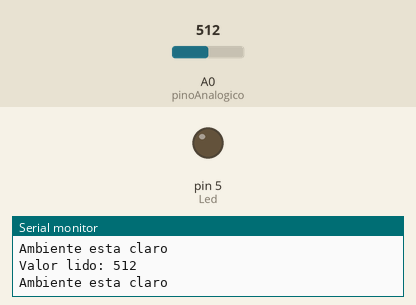
Simulated run of this sketch. Board: Arduino Uno, built with avr-gcc and run on an emulated ATmega328P. On the bench: output pins drawn as LEDs (lit = HIGH), the last lines printed to the serial monitor. The test bench sets the inputs (shaded band); at power-on: A0 (pinoAnalogico) = 512.

Above: at 2.8 s.
2.9 s: A0 (pinoAnalogico) set to 502
At 5.2 s:
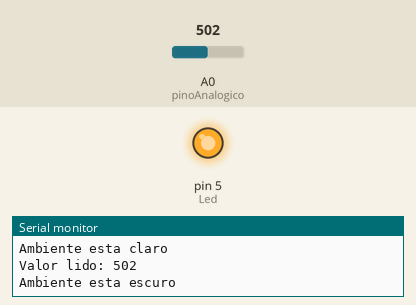
5.6 s: A0 (pinoAnalogico) set to 716
At 6.8 s:
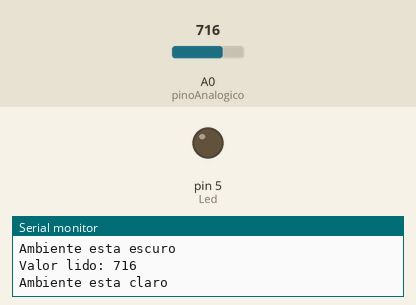
8.3 s: A0 (pinoAnalogico) set to 511
At 11.1 s:
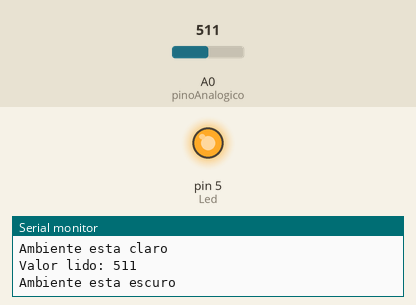
Timing chart, 0 to 12.6 s (numbered marks = the images above; inputs shaded):
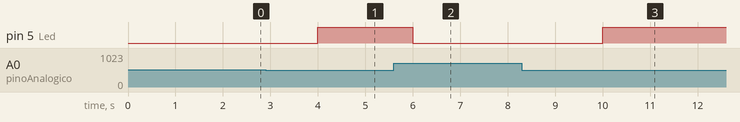

The sketch:

iluminacao2.ino
```cpp
/*
Teste de leitura de ambiente e, se escuro, acendimento de led
*/

#define pinoAnalogico A0 // Pino analogico do ESP8266
#define Led 5 //Aqui usamos a porta D1 para acendimento do LED
int resolucaoPlaca = 1024 ; // A resolucao da placa, no caso do Esp8266 vai de 0 a 1023 = 1024
int leitura = 0; // A variavel que ira receber a leitura

void setup() {
  Serial.begin(115200);
  pinMode(Led, OUTPUT);
}

void loop() {
  leitura = analogRead(pinoAnalogico); // fazendo a leitura da porta
  Serial.print("Valor lido: ");
  Serial.println(leitura);
  if (leitura < resolucaoPlaca / 2) { //se leitura form menor que metade da resolucao esta escuro, senao claro
    Serial.print("Ambiente ");
    Serial.println("esta escuro");
    digitalWrite(Led, HIGH);
  } else {
    Serial.print("Ambiente ");
    Serial.println("esta claro");
    digitalWrite(Led, LOW);
  }
  delay(2000); // aguade 2 segundos
}
```

Measured:
- the behaviour switches between 512 and 511 on A0 (pinoAnalogico) (found by bisection; images 0 and 1)
- after the input at 2.9 s, pin 5 (Led): LOW → HIGH after 1.1 s
- after the input at 5.6 s, pin 5 (Led): HIGH → LOW after 0.40 s
- after the input at 8.3 s, pin 5 (Led): LOW → HIGH after 1.7 s
